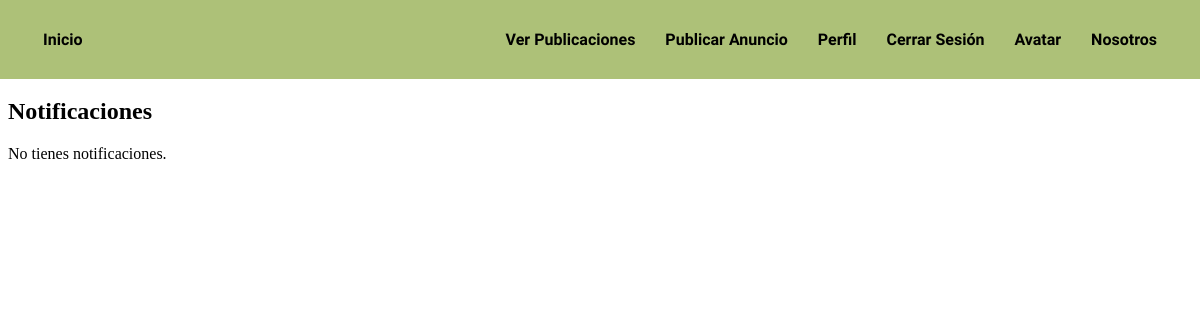
The app's page /notificaciones/ (signed in), older data.
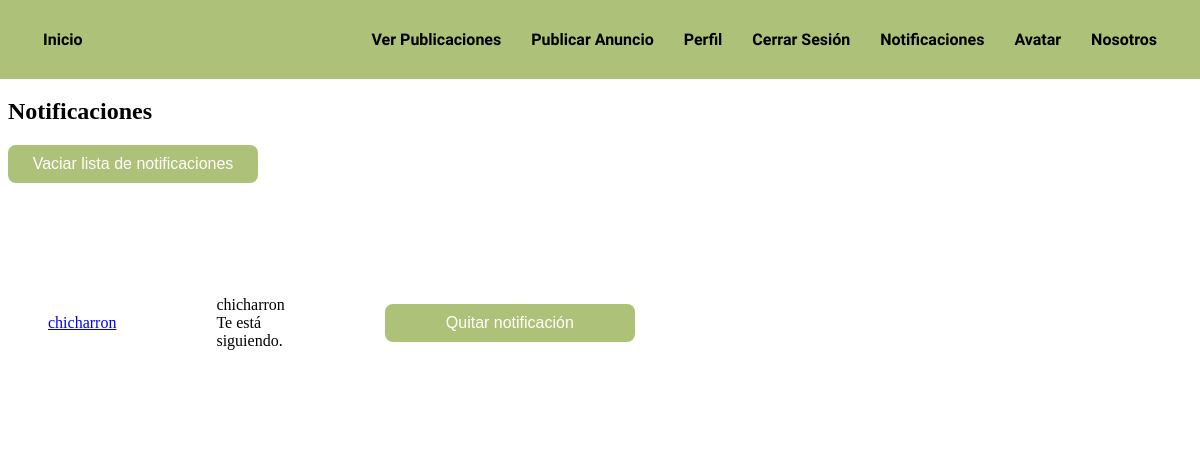
The same page, newer data.
### BookityApp/models.py (models this page shows, shortened)
class Notificacion(models.Model):
    perfil = models.ForeignKey('Perfil', on_delete=models.CASCADE, related_name='notificaciones')
    mensaje = models.TextField()
    fecha = models.DateTimeField(auto_now_add=True)
    otro_perfil = models.ForeignKey('Perfil', on_delete=models.CASCADE, null=True, blank=True)

class Perfil(models.Model):
    user = models.OneToOneField('auth.User', on_delete=models.CASCADE)
    latitud_defecto = models.FloatField(null=True, blank=True)
    longitud_defecto = models.FloatField(null=True, blank=True)
    radio_marcador_defecto = models.FloatField(default=50)
    puntaje_usuario = models.IntegerField(default=0)
    nivel_usuario = models.CharField(max_length=20, choices=[('Nuevo', 'Nuevo'), ('Medio', 'Medio'), ('KPro', 'KPro')], default='Nuevo')
    promedio_calificaciones = models.FloatField(default=0.0, null=True, blank=True)
    usuarios_seguidos = models.ManyToManyField('self', blank=True)

### BookityApp/views.py (the view)
# urls.py: path('notificaciones/', notificaciones, name='notificaciones'),
@login_required
def notificaciones(request):
    usuario = request.user
    notificaciones = usuario.perfil.notificaciones.all().order_by('-fecha')
    return render(request, 'BookityApp/notificaciones.html', {'usuario': usuario, 'notificaciones': notificaciones})

### BookityApp/templates/BookityApp/notificaciones.html (shortened to what this page needs)
{% extends 'BookityApp/base.html' %}
{% block content %}
<h2>Notificaciones</h2>
{% if request.user.perfil.notificaciones.all %}
    <form method="post" action="{% url 'eliminar_todas_notificaciones' %}" style="display:inline;">
        <button type="submit">Vaciar lista de notificaciones</button>
    </form>
    <div class="div-notificaciones">
        {% for notificacion in request.user.perfil.notificaciones.all %}
            <div class="div-notificacion">
                {% if notificacion.otro_perfil %}
                    <a href="{% url 'usuarios_perfil' notificacion.otro_perfil.user.username %}">{{ notificacion.otro_perfil.user.username }}</a>
                    <p>{{ notificacion.mensaje }}</p>
                {% else %}
                    <p>{{ notificacion.mensaje }}</p>
                {% endif %}
                <form method="post" action="{% url 'eliminar_notificacion' notificacion.id %}">
                    <button type="submit">Quitar notificación</button>
                </form>
            </div>
        {% endfor %}
    </div>
{% else %}
    <p>No tienes notificaciones.</p>
{% endif %}
{% endblock %}

### BookityApp/templates/BookityApp/base.html (shortened to what this page needs)
{% load static %}
<!DOCTYPE html>
<html lang="es">
<head>
    <link rel="stylesheet" href="{% static 'css/styles.css' %}">
    <link rel="stylesheet" href="{% static 'css/styles.css' %}">
    <link rel="stylesheet"
        href="https://unpkg.com/leaflet@1.9.4/dist/leaflet.css"
/>
</head>
<body>
    <nav class="barra_nav">
        <div class="logo">
            <a href="\inicio">Inicio</a>
        </div>
        <div class="enlaces">
            <a href="\publicaciones">Ver Publicaciones</a>
            {% if user.is_authenticated %}
                <a href="\publicar">Publicar Anuncio</a>
                <a href="\perfil">Perfil</a>
                <a href="\cerrar_sesion">Cerrar Sesión</a>
                {% if request.user.perfil.notificaciones.all %}
                    <a href="\notificaciones">Notificaciones</a>
                {% endif %}
            {% endif %}
            <a href="\gachalife">Avatar</a>
            <a href="\sobre_nosotros">Nosotros</a>
        </div>
    </nav>
    {% block content %}
    {% endblock %}
</body>
</html>

### BookityApp/static/css/styles.css (style rules this page uses)
body { padding-top: 70px; }
.barra_nav { background-color: #adc178; color: rgb(0, 0, 0); display: flex; justify-content: space-between; align-items: center; font-family: "Sour Gummy", sans-serif; position: fixed; top: 0; left: 0; right: 0; z-index: 1000; padding: 30px; margin-bottom: 30px; }
.barra_nav a { color: rgb(0, 0, 0); text-decoration: none; margin: 0 13px; font-weight: bold; }
form { display: flex; flex-direction: column; align-items: center; justify-content: center; min-height: 25vh; gap: 0px; background-color: white; }
button, input[type="submit"] { width: 250px; padding: 10px; border: none; background-color:#adc178; color: white; border-radius: 8px; font-size: 16px; cursor: pointer; transition: background-color 0.2s ease-in-out; }
.div-notificaciones { display: grid; grid-template-columns: repeat(4, 1fr); gap: 40px; justify-items: start; padding: 40px; }
.div-notificacion { display: flex; align-items: center; gap: 100px; }

Row changes from the older to the newer data that the page shows:
added Notificacion: otro_perfil.user.username "chicharron", mensaje "chicharron Te está siguiendo."
Text that changed along with them:
text no longer shown: "No tienes notificaciones."
text now shown: "Notificaciones Vaciar lista de notificaciones"
